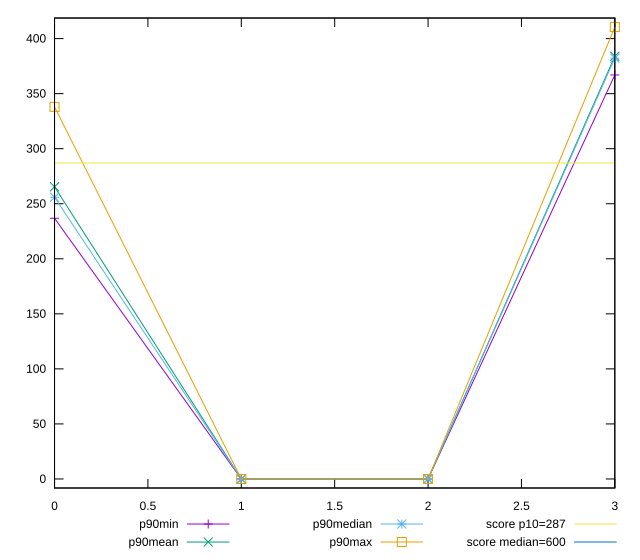

Generate this figure with gnuplot:
reset

$p90Min <<EOF
0 236.81249999999818
1 0
2 0
3 367
EOF

$p90Mean <<EOF
0 265.39132446808514
1 0
2 0
3 383.93617021276594
EOF

$p90Median <<EOF
0 255.90400000000045
1 0
2 0
3 382.25
EOF

$p90Max <<EOF
0 338.0000000000009
1 0
2 0
3 410.5
EOF

set key outside below
set xrange [0:3]
set yrange [-8.21:418.71]
set trange [-8.21:418.71]
set terminal svg size 640, 560 enhanced background rgb 'white'
set output "reports/report_00030_2021-02-24T20-42-31.540Z/total-blocking-time/progression/value.svg"

plot $p90Min title "p90min" with linespoints, \
     $p90Mean title "p90mean" with linespoints, \
     $p90Median title "p90median" with linespoints, \
     $p90Max title "p90max" with linespoints, \
     287 title "score p10=287", \
     600 title "score median=600"

reset
